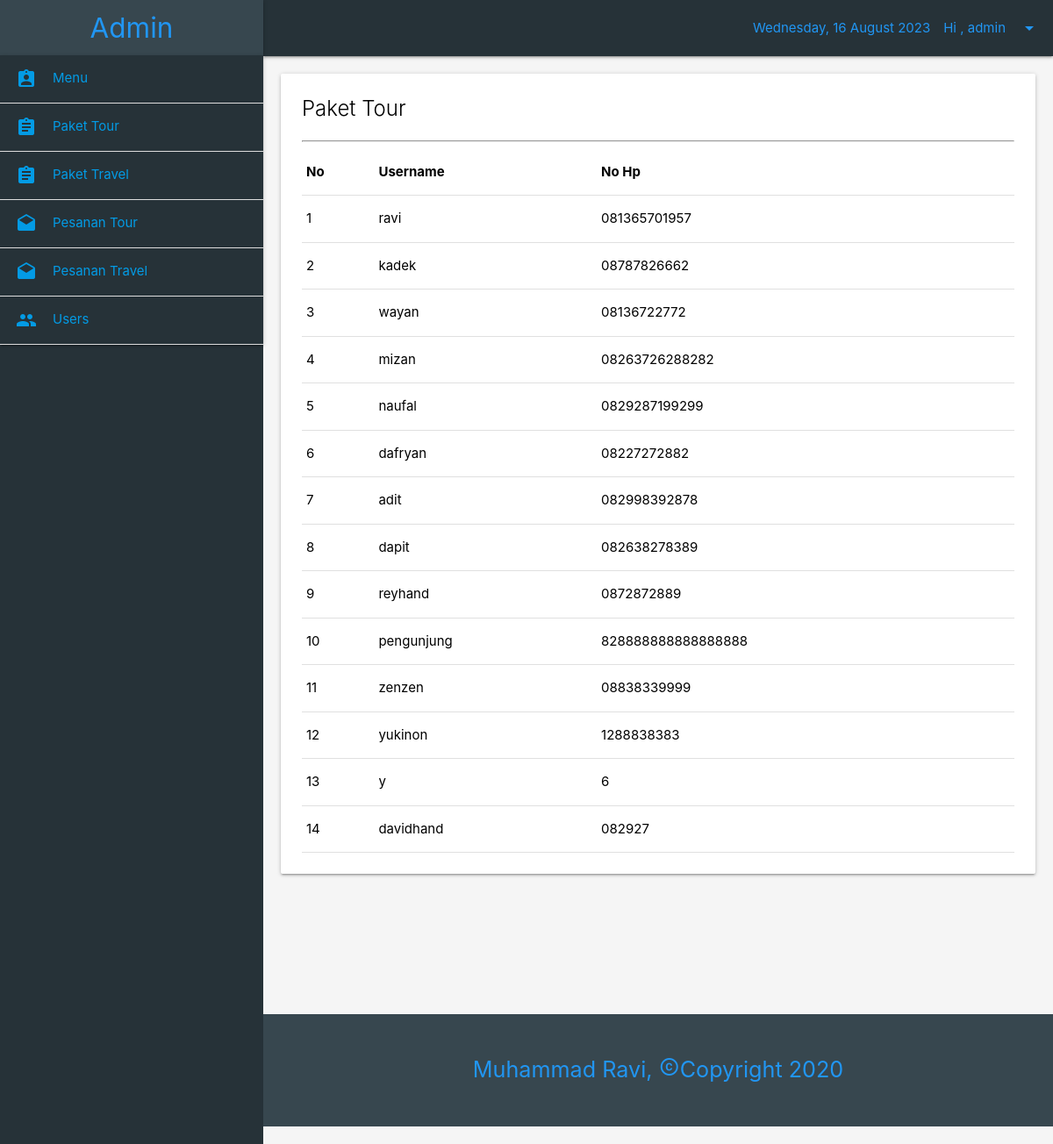
The page /admin/users.php (signed in) on the database as committed earlier.
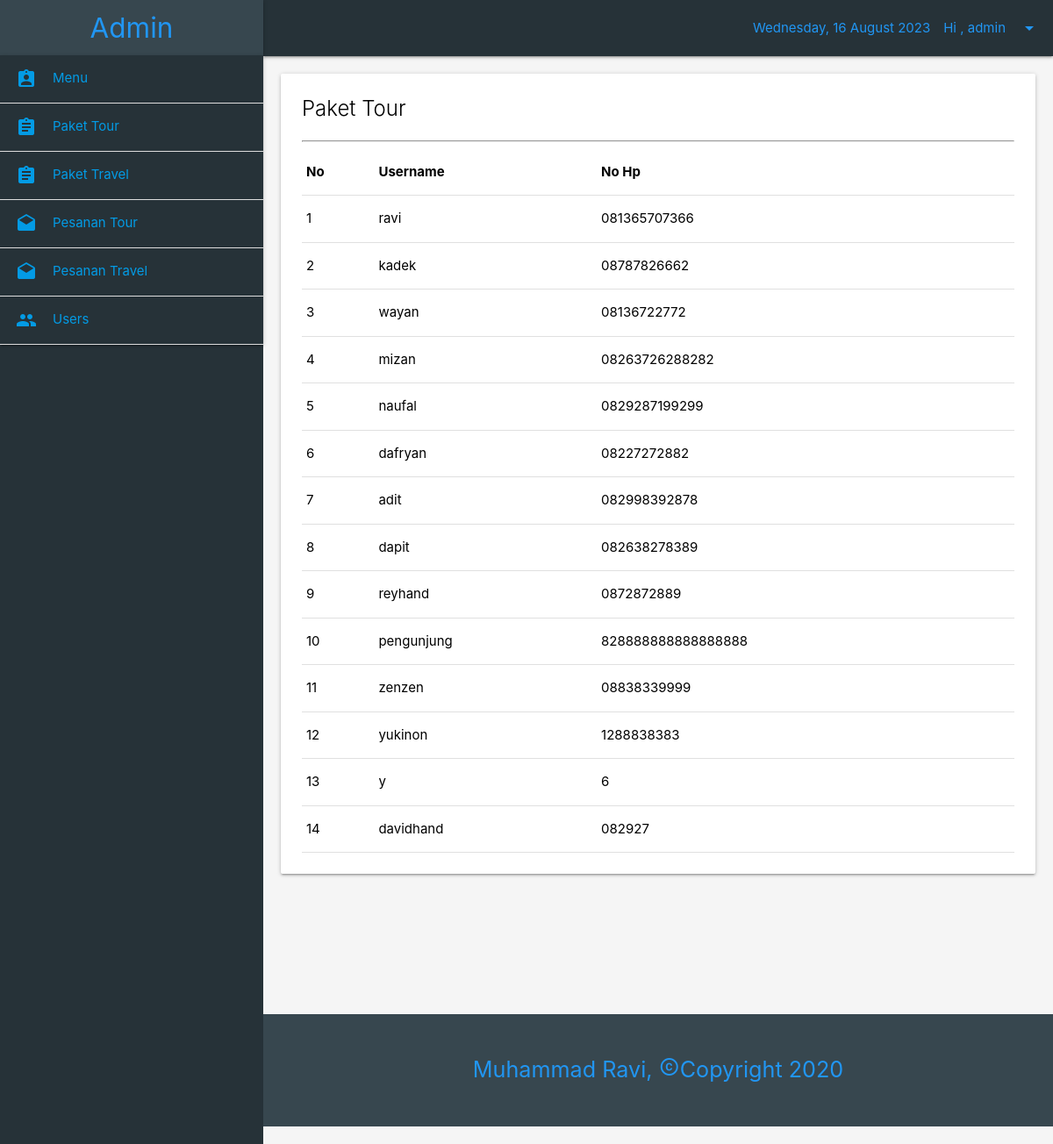
The same page on the database as committed later.
### tables this page shows
CREATE TABLE `user` (
  `id` int(11) NOT NULL,
  `username` varchar(200) NOT NULL,
  `password` varchar(255) NOT NULL,
  `no_hp` varchar(30) NOT NULL
);

### admin/config.php (called while the page is built, shortened)
<?php
$koneksi = mysqli_connect("localhost", "root", "", "db_tour_travel");
function query($query) {
	global $koneksi;
	$result = mysqli_query($koneksi, $query);
	$rows = [];
	while ( $row = mysqli_fetch_assoc($result)) {
		$rows[] = $row;
	}
	return $rows;
}
 ?>

### admin/users.php (the view, shortened to what this page needs)
<?php
require 'config.php';
$users = query("SELECT * FROM user");
 ?>
<!DOCTYPE html>
<html lang="en">
<head>
      <link rel="stylesheet" href="css/icon.css">
      <link type="text/css" rel="stylesheet" href="css/materialize.min.css"  media="screen,projection"/>
      <link rel="stylesheet" type="text/css" href="css/style.css?=1.1">
</head>
<body class="grey lighten-4">
    <div class="row">
        <?php include('sidebar.php'); ?>
      <div class="col s9" style="padding-right: 0; padding-left: 0; /*height: 992px;*/ float: right;">
        <?php include('nav.php'); ?>
        <div class="travel" style="margin-left: 20px;margin-right: 20px; margin-top: 20px;">
        <div class="card white">
        <div class="card-content black-text">
          <span class="card-title" style="margin-bottom: 20px;">Paket Tour</span>
          <hr>
          <table>
        <thead>
          <tr>
              <th>No</th>
              <th>Username</th>
              <th>No Hp</th>
          </tr>
        </thead>
        <tbody>
          <tr>
            <?php $i=1; ?>
            <?php foreach($users as $user) :?>
            <td><?php echo $i; ?></td>
            <td><?php echo $user["username"]; ?></td>
            <td><?php echo $user["no_hp"]; ?></td>
          </tr>
          <?php $i++; ?>
          <?php endforeach; ?>
        </tbody>
      </table>
        </div>
      </div>
      </div>
        <?php include('footer.php'); ?>
      </div>
    </div>
</body>
</html>

### admin/sidebar.php
<div class="col s3 blue-grey darken-4" style="padding-right: 0; padding-left: 0; height: 100%; position: fixed;">
      	<nav class="blue-grey darken-3">
		    <div class="nav-wrapper">
		      <a href="#" class="brand-logo center blue-text">Admin</a>
		    </div>
		  </nav>
  <ul class="collapsible blue-grey darken-4 white-text" style="margin-top: -1px; border:none !important;">
    <li>
    	<a href="menu.php">
      <div class="collapsible-header waves-effect" style="background: transparent !important;"><i class="material-icons">assignment_ind</i>Menu</div>
      </a>
    </li>
    <li>
    	<a href="tour.php">
      <div class="collapsible-header waves-effect" style="background: transparent !important;"><i class="material-icons">assignment</i>Paket Tour</div>
      </a>
    </li>
    <li>
      <a href="travel.php">
      <div class="collapsible-header waves-effect" style="background: transparent !important;"><i class="material-icons">assignment</i>Paket Travel</div>
      </a>
    </li>
    <li>
      <a href="pesanantour.php"><div class="collapsible-header waves-effect" style="background: transparent !important;"><i class="material-icons">drafts</i>Pesanan Tour</div>
      	</a>
    </li>
    <li>
      <a href="pesanantravel.php"><div class="collapsible-header waves-effect" style="background: transparent !important;"><i class="material-icons">drafts</i>Pesanan Travel</div>
        </a>
    </li>
    <li>
    	<a href="users.php">
      <div class="collapsible-header waves-effect" style="background: transparent !important;"><i class="material-icons">group</i>Users</div>
      </a>
    </li>
  </ul>
</div>

### admin/nav.php (shortened to what this page needs)
<nav style="padding-left: -10;" class="blue-grey darken-4">
  <div class="nav-wrapper">
    <ul class="right hide-on-med-and-down">
      <li class="blue-text"><?php echo date('l, d  F  Y'); ?></li>
      <li><a class="dropdown-trigger blue-text" href="#!" data-target="dropdown1">Hi , <?php echo $_SESSION["admin"]; ?><i class="material-icons right">arrow_drop_down</i></a></li>
    </ul>
  </div>
</nav>

### admin/footer.php
<footer class="blue-grey darken-3 center blue-text" style=" margin-top: 160px; padding-right: auto; bottom: 0px;">
    <p class="flow-text">Muhammad Ravi, <i class="material-icons">copyright</i>Copyright 2020 </p>
</footer>

### admin/css/style.css (style rules this page uses)
section, footer { padding: 20px 0; }

Rows that differ between the two databases and show on the page:
changed user "ravi": no_hp "081365701957" → "081365707366"
